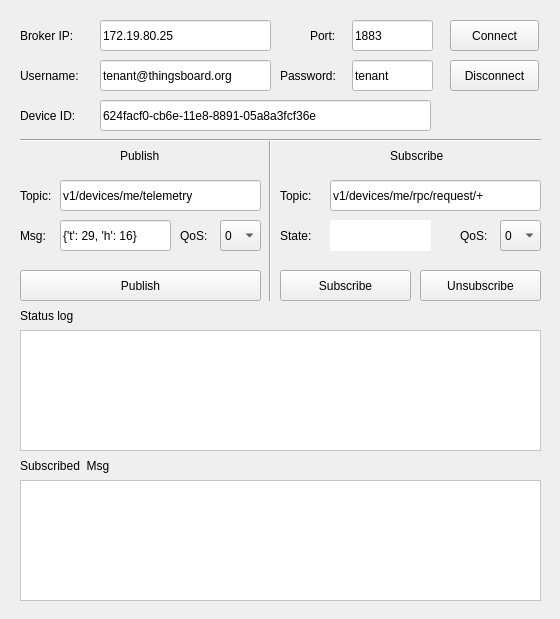
<?xml version="1.0" encoding="UTF-8"?>
<ui version="4.0">
 <class>MqttTest</class>
 <widget class="QWidget" name="MqttTest">
  <property name="geometry">
   <rect>
    <x>0</x>
    <y>0</y>
    <width>560</width>
    <height>619</height>
   </rect>
  </property>
  <property name="windowTitle">
   <string>MQTT Test Tool</string>
  </property>
  <property name="windowOpacity">
   <double>12.000000000000000</double>
  </property>
  <widget class="QLabel" name="label">
   <property name="geometry">
    <rect>
     <x>20</x>
     <y>20</y>
     <width>71</width>
     <height>31</height>
    </rect>
   </property>
   <property name="text">
    <string>Broker IP:</string>
   </property>
  </widget>
  <widget class="QLineEdit" name="lineEditIP">
   <property name="geometry">
    <rect>
     <x>100</x>
     <y>20</y>
     <width>171</width>
     <height>31</height>
    </rect>
   </property>
   <property name="styleSheet">
    <string notr="true">background-color: rgb(255, 255, 255);</string>
   </property>
   <property name="text">
    <string>172.19.80.25</string>
   </property>
  </widget>
  <widget class="QLineEdit" name="lineEditPort">
   <property name="geometry">
    <rect>
     <x>352</x>
     <y>20</y>
     <width>81</width>
     <height>31</height>
    </rect>
   </property>
   <property name="styleSheet">
    <string notr="true">background-color: rgb(255, 255, 255);</string>
   </property>
   <property name="text">
    <string>1883</string>
   </property>
  </widget>
  <widget class="QLabel" name="label_2">
   <property name="geometry">
    <rect>
     <x>310</x>
     <y>20</y>
     <width>41</width>
     <height>31</height>
    </rect>
   </property>
   <property name="text">
    <string>Port:</string>
   </property>
  </widget>
  <widget class="QLineEdit" name="lineEditUsername">
   <property name="geometry">
    <rect>
     <x>100</x>
     <y>60</y>
     <width>171</width>
     <height>31</height>
    </rect>
   </property>
   <property name="styleSheet">
    <string notr="true">background-color: rgb(255, 255, 255);</string>
   </property>
   <property name="text">
    <string>tenant@thingsboard.org</string>
   </property>
  </widget>
  <widget class="QLineEdit" name="lineEditPassword">
   <property name="geometry">
    <rect>
     <x>352</x>
     <y>60</y>
     <width>81</width>
     <height>31</height>
    </rect>
   </property>
   <property name="styleSheet">
    <string notr="true">background-color: rgb(255, 255, 255);</string>
   </property>
   <property name="text">
    <string>tenant</string>
   </property>
  </widget>
  <widget class="QLabel" name="label_3">
   <property name="geometry">
    <rect>
     <x>280</x>
     <y>60</y>
     <width>71</width>
     <height>31</height>
    </rect>
   </property>
   <property name="text">
    <string>Password:</string>
   </property>
  </widget>
  <widget class="QLabel" name="label_4">
   <property name="geometry">
    <rect>
     <x>20</x>
     <y>60</y>
     <width>71</width>
     <height>31</height>
    </rect>
   </property>
   <property name="text">
    <string>Username:</string>
   </property>
  </widget>
  <widget class="QLabel" name="label_5">
   <property name="geometry">
    <rect>
     <x>20</x>
     <y>100</y>
     <width>71</width>
     <height>31</height>
    </rect>
   </property>
   <property name="text">
    <string>Device ID:</string>
   </property>
  </widget>
  <widget class="QLineEdit" name="lineEditDeviceID">
   <property name="geometry">
    <rect>
     <x>100</x>
     <y>100</y>
     <width>331</width>
     <height>31</height>
    </rect>
   </property>
   <property name="styleSheet">
    <string notr="true">background-color: rgb(255, 255, 255);</string>
   </property>
   <property name="text">
    <string>624facf0-cb6e-11e8-8891-05a8a3fcf36e</string>
   </property>
  </widget>
  <widget class="QPushButton" name="pushButtonConnect">
   <property name="geometry">
    <rect>
     <x>450</x>
     <y>20</y>
     <width>89</width>
     <height>31</height>
    </rect>
   </property>
   <property name="text">
    <string>Connect</string>
   </property>
  </widget>
  <widget class="QPushButton" name="pushButtonDisconnect">
   <property name="geometry">
    <rect>
     <x>450</x>
     <y>60</y>
     <width>89</width>
     <height>31</height>
    </rect>
   </property>
   <property name="text">
    <string>Disconnect</string>
   </property>
  </widget>
  <widget class="QLabel" name="label_6">
   <property name="geometry">
    <rect>
     <x>120</x>
     <y>140</y>
     <width>71</width>
     <height>31</height>
    </rect>
   </property>
   <property name="text">
    <string>Publish</string>
   </property>
  </widget>
  <widget class="QLineEdit" name="lineEditTopicPub">
   <property name="geometry">
    <rect>
     <x>60</x>
     <y>180</y>
     <width>201</width>
     <height>31</height>
    </rect>
   </property>
   <property name="styleSheet">
    <string notr="true">background-color: rgb(255, 255, 255);</string>
   </property>
   <property name="text">
    <string>v1/devices/me/telemetry</string>
   </property>
  </widget>
  <widget class="QLabel" name="label_7">
   <property name="geometry">
    <rect>
     <x>20</x>
     <y>180</y>
     <width>51</width>
     <height>31</height>
    </rect>
   </property>
   <property name="text">
    <string>Topic:</string>
   </property>
  </widget>
  <widget class="QLabel" name="label_8">
   <property name="geometry">
    <rect>
     <x>180</x>
     <y>220</y>
     <width>51</width>
     <height>31</height>
    </rect>
   </property>
   <property name="text">
    <string>QoS:</string>
   </property>
  </widget>
  <widget class="QLineEdit" name="lineEditMsgPub">
   <property name="geometry">
    <rect>
     <x>60</x>
     <y>220</y>
     <width>111</width>
     <height>31</height>
    </rect>
   </property>
   <property name="styleSheet">
    <string notr="true">background-color: rgb(255, 255, 255);</string>
   </property>
   <property name="text">
    <string>{'t': 29, 'h': 16} </string>
   </property>
  </widget>
  <widget class="QLabel" name="label_9">
   <property name="geometry">
    <rect>
     <x>20</x>
     <y>220</y>
     <width>51</width>
     <height>31</height>
    </rect>
   </property>
   <property name="text">
    <string>Msg:</string>
   </property>
  </widget>
  <widget class="QPushButton" name="pushButtonPublish">
   <property name="geometry">
    <rect>
     <x>20</x>
     <y>270</y>
     <width>241</width>
     <height>31</height>
    </rect>
   </property>
   <property name="text">
    <string>Publish</string>
   </property>
  </widget>
  <widget class="QLabel" name="label_10">
   <property name="geometry">
    <rect>
     <x>390</x>
     <y>140</y>
     <width>71</width>
     <height>31</height>
    </rect>
   </property>
   <property name="text">
    <string>Subscribe</string>
   </property>
  </widget>
  <widget class="QLineEdit" name="lineEditTopicSub">
   <property name="geometry">
    <rect>
     <x>330</x>
     <y>180</y>
     <width>211</width>
     <height>31</height>
    </rect>
   </property>
   <property name="styleSheet">
    <string notr="true">background-color: rgb(255, 255, 255);</string>
   </property>
   <property name="text">
    <string>v1/devices/me/rpc/request/+</string>
   </property>
  </widget>
  <widget class="QLabel" name="label_11">
   <property name="geometry">
    <rect>
     <x>280</x>
     <y>180</y>
     <width>41</width>
     <height>31</height>
    </rect>
   </property>
   <property name="text">
    <string>Topic:</string>
   </property>
  </widget>
  <widget class="QPushButton" name="pushButtonSub">
   <property name="geometry">
    <rect>
     <x>280</x>
     <y>270</y>
     <width>131</width>
     <height>31</height>
    </rect>
   </property>
   <property name="text">
    <string>Subscribe</string>
   </property>
  </widget>
  <widget class="QLabel" name="label_12">
   <property name="geometry">
    <rect>
     <x>280</x>
     <y>220</y>
     <width>51</width>
     <height>31</height>
    </rect>
   </property>
   <property name="text">
    <string>State:</string>
   </property>
  </widget>
  <widget class="QLabel" name="label_13">
   <property name="geometry">
    <rect>
     <x>460</x>
     <y>220</y>
     <width>41</width>
     <height>31</height>
    </rect>
   </property>
   <property name="text">
    <string>QoS:</string>
   </property>
  </widget>
  <widget class="Line" name="line_2">
   <property name="geometry">
    <rect>
     <x>260</x>
     <y>140</y>
     <width>20</width>
     <height>161</height>
    </rect>
   </property>
   <property name="orientation">
    <enum>Qt::Vertical</enum>
   </property>
  </widget>
  <widget class="Line" name="line_3">
   <property name="geometry">
    <rect>
     <x>20</x>
     <y>130</y>
     <width>521</width>
     <height>20</height>
    </rect>
   </property>
   <property name="orientation">
    <enum>Qt::Horizontal</enum>
   </property>
  </widget>
  <widget class="QListWidget" name="listWidgetStatus">
   <property name="geometry">
    <rect>
     <x>20</x>
     <y>330</y>
     <width>521</width>
     <height>121</height>
    </rect>
   </property>
   <property name="styleSheet">
    <string notr="true">background-color: rgb(255, 255, 255);</string>
   </property>
  </widget>
  <widget class="QListWidget" name="listWidgetMsgSub">
   <property name="geometry">
    <rect>
     <x>20</x>
     <y>480</y>
     <width>521</width>
     <height>121</height>
    </rect>
   </property>
   <property name="styleSheet">
    <string notr="true">background-color: rgb(255, 255, 255);</string>
   </property>
  </widget>
  <widget class="QLabel" name="label_14">
   <property name="geometry">
    <rect>
     <x>20</x>
     <y>300</y>
     <width>71</width>
     <height>31</height>
    </rect>
   </property>
   <property name="text">
    <string>Status log</string>
   </property>
  </widget>
  <widget class="QLabel" name="label_15">
   <property name="geometry">
    <rect>
     <x>20</x>
     <y>450</y>
     <width>121</width>
     <height>31</height>
    </rect>
   </property>
   <property name="text">
    <string>Subscribed  Msg</string>
   </property>
  </widget>
  <widget class="QLabel" name="labelSubState">
   <property name="geometry">
    <rect>
     <x>330</x>
     <y>220</y>
     <width>101</width>
     <height>31</height>
    </rect>
   </property>
   <property name="styleSheet">
    <string notr="true">background-color: rgb(255, 255, 255);</string>
   </property>
   <property name="text">
    <string/>
   </property>
  </widget>
  <widget class="QPushButton" name="pushButtonUnsub">
   <property name="geometry">
    <rect>
     <x>420</x>
     <y>270</y>
     <width>121</width>
     <height>31</height>
    </rect>
   </property>
   <property name="text">
    <string>Unsubscribe</string>
   </property>
  </widget>
  <widget class="QComboBox" name="comboBox">
   <property name="geometry">
    <rect>
     <x>220</x>
     <y>220</y>
     <width>41</width>
     <height>31</height>
    </rect>
   </property>
   <item>
    <property name="text">
     <string>0</string>
    </property>
   </item>
   <item>
    <property name="text">
     <string>1</string>
    </property>
   </item>
   <item>
    <property name="text">
     <string>2</string>
    </property>
   </item>
  </widget>
  <widget class="QComboBox" name="comboBox_2">
   <property name="geometry">
    <rect>
     <x>500</x>
     <y>220</y>
     <width>41</width>
     <height>31</height>
    </rect>
   </property>
   <item>
    <property name="text">
     <string>0</string>
    </property>
   </item>
   <item>
    <property name="text">
     <string>1</string>
    </property>
   </item>
   <item>
    <property name="text">
     <string>2</string>
    </property>
   </item>
  </widget>
 </widget>
 <resources/>
 <connections/>
</ui>
